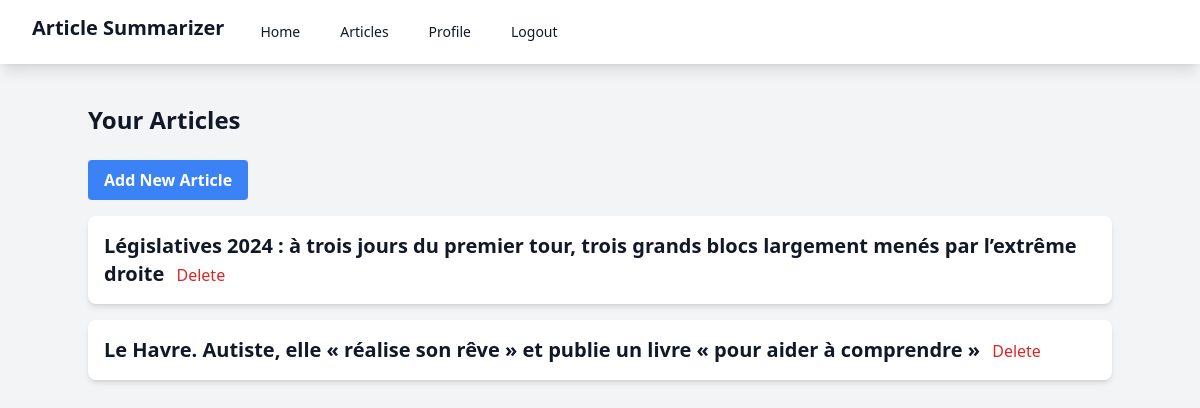
The app's page / (signed in) with its own data.
### summarizer/models.py (models this page shows, shortened)
class Article(models.Model):
    title = models.CharField(max_length=200)
    content = models.TextField()
    user = models.ForeignKey(User, on_delete=models.CASCADE)
    created_at = models.DateTimeField(auto_now_add=True)
    category = models.ForeignKey(Category, on_delete=models.SET_NULL, null=True, blank=True)

### summarizer/views.py (the view)
# urls.py: path('', views.index, name='index'),
@login_required
def index(request):
    articles = Article.objects.filter(user=request.user)
    return render(request, 'summarizer/index.html', {'articles': articles})

### summarizer/templates/summarizer/index.html (shortened to what this page needs)
{% extends 'summarizer/base.html' %}
{% block content %}
    <h1 class="text-2xl font-bold mb-6 text-gray-900">Your Articles</h1>
    <a href="{% url 'add_article' %}" class="bg-blue-500 hover:bg-blue-700 text-white font-bold py-2 px-4 rounded mb-4 inline-block">Add New Article</a>
    <ul class="space-y-4">
    {% for article in articles %}
        <li class="bg-white shadow-md rounded-lg p-4">
            <a href="{% url 'article_detail' article.pk %}" class="text-xl font-semibold text-gray-900">{{ article.title }}</a>
            <form action="{% url 'delete_article' pk=article.pk %}" method="post" class="inline">
                <button type="submit" class="ml-2 text-red-600 hover:text-red-900">Delete</button>
            </form>
        </li>
    {% endfor %}
    </ul>
{% endblock %}

### records on screen
Article: title "Législatives 2024 : à trois jours du premier tour, trois grands blocs largement menés par l’extrême droite"
Article: title "Le Havre. Autiste, elle « réalise son rêve » et publie un livre « pour aider à comprendre »"
